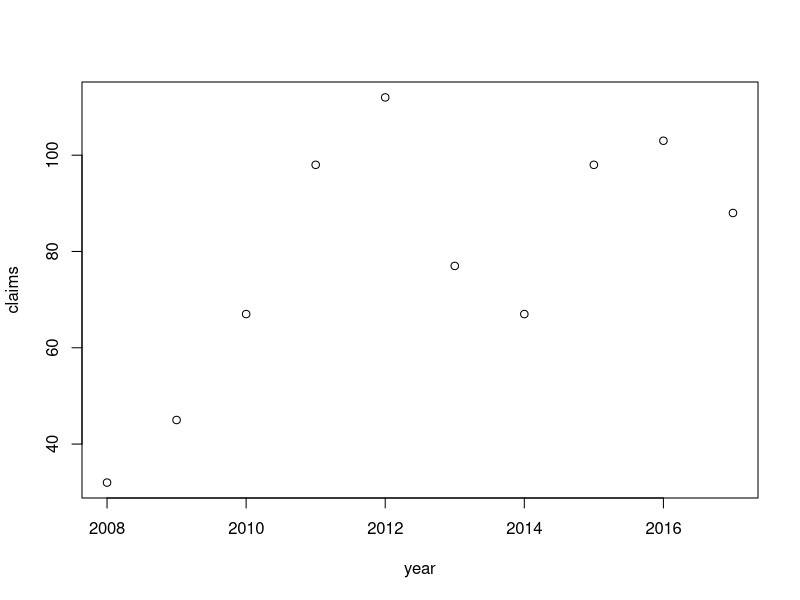
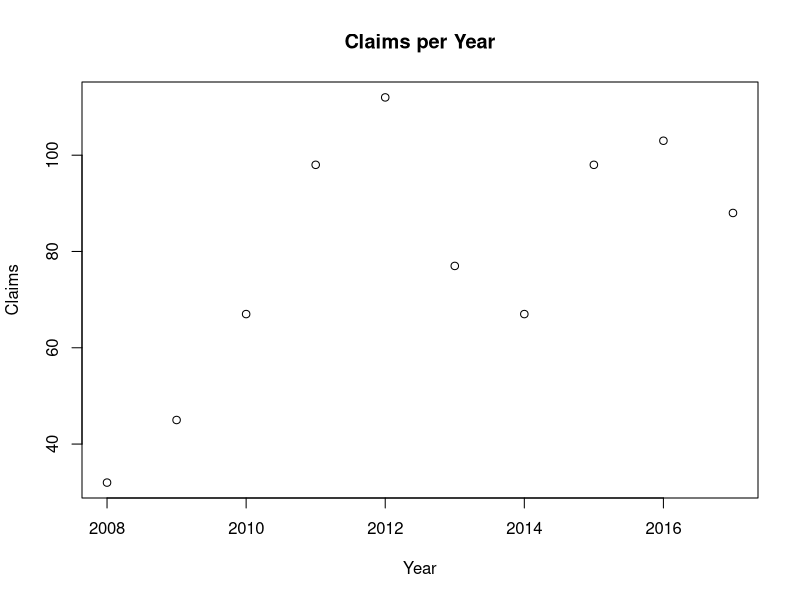
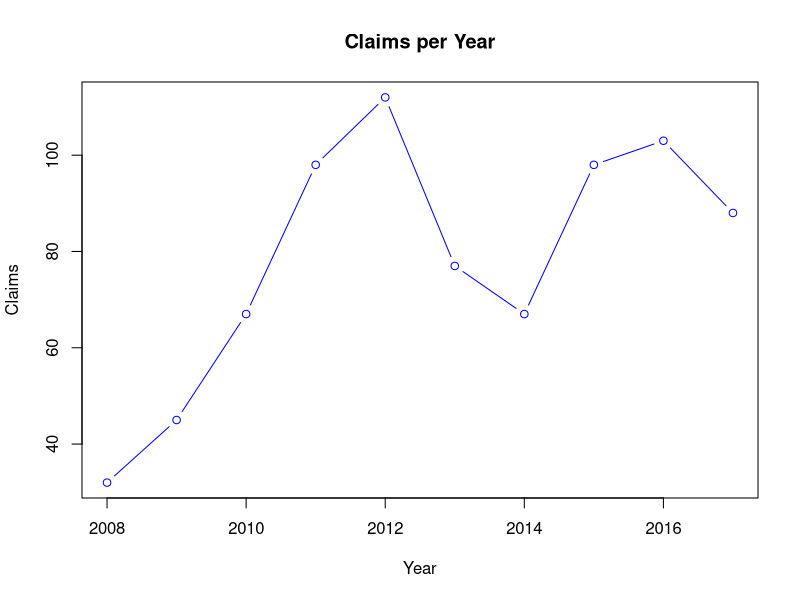

The R source for these figures, in order:

year <- c(2008:2017)
claims <- c(32,45,67,98,112,77,67,98,103,88)
disputes <- data.frame(year, claims)
print(disputes)
plot(disputes)
#Let's add axis and graph labels
plot(disputes$year,disputes$claims, type = "p", xlab="Year", ylab="Claims", main = "Claims per Year")
plot(disputes$year,disputes$claims, type = "b", col="blue", xlab="Year", ylab="Claims", main = "Claims per Year")